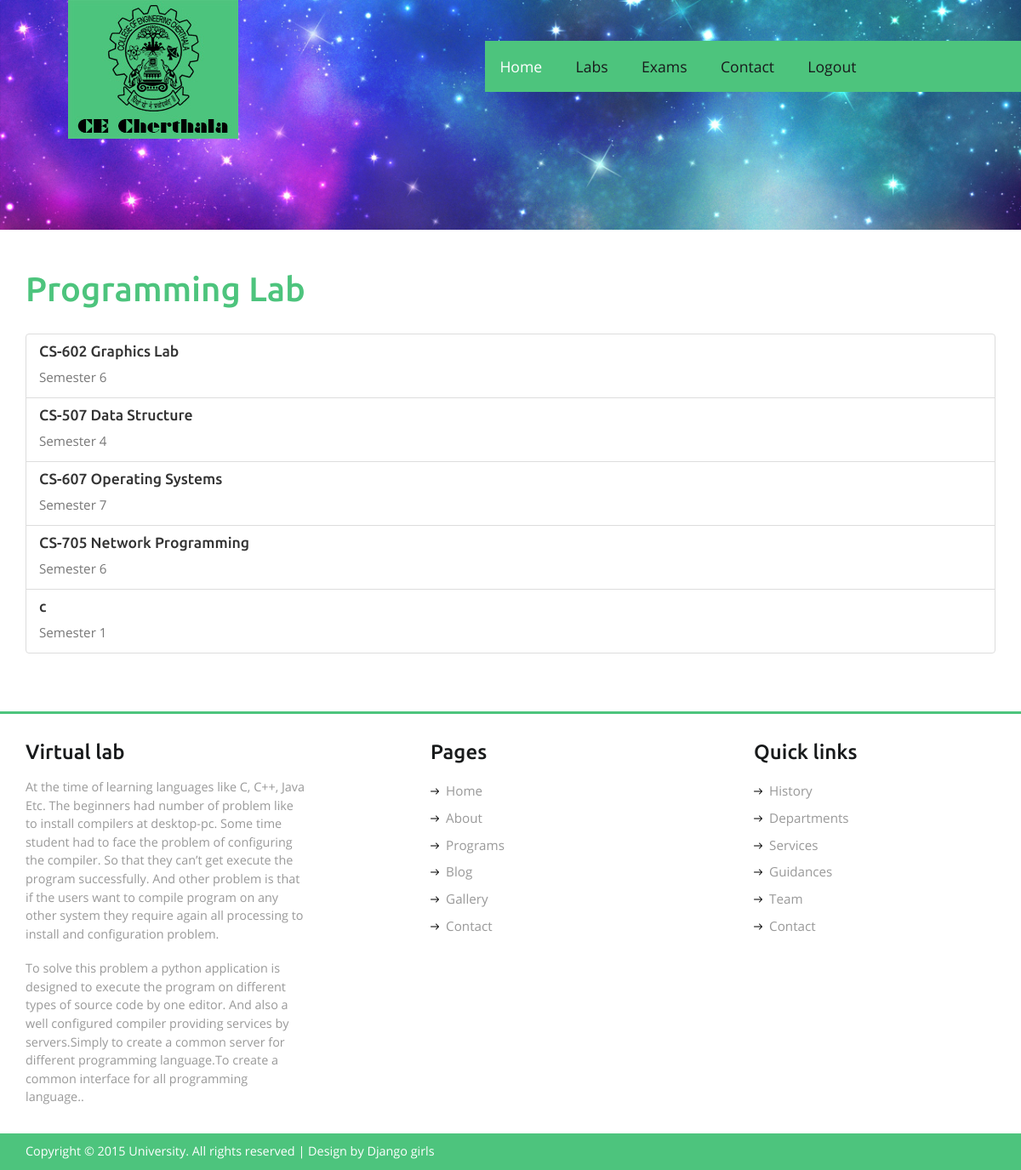
/Student/lab, run on the app's committed database.
### codepadapp/models.py (models this page shows, shortened)
class Lab(models.Model):
    labname = models.CharField(max_length=256)
    semester = models.CharField(max_length=256)
    language = models.CharField(max_length=256)
    faculty = models.ForeignKey(Faculty)

### codepadapp/students.py (the view)
# urls.py: url(r'^Student/lab', students.lab, name='lab'),
def lab(request):
    data = Lab.objects.all()
    return render(request, 'Students/lab.html', {'labs': data})

### codepadapp/templates/Students/lab.html (shortened to what this page needs)
<!DOCTYPE HTML>
<html>
<head>
    {% load staticfiles %}
<link href="{% static 'css/bootstrap.css' %}" rel='stylesheet' type='text/css' />
<link href="{% static 'css/style.css' %}" rel='stylesheet' type='text/css' />
</head>
<body>
<div class="banner2">
	 <div class="header">
			 <div class="logo">
				 <a href="index.html"><img src="{% static 'images/logo.jpg' %}" alt=""/></a>
			 </div>
			 <div class="top-menu">
				 <ul class="navig">
					 <li class="active"><a href="home">Home</a></li>
                     <li><a href="lab">Labs</a></li>
					 <li><a href="exam">Exams</a></li>
					 <li><a href="contact">Contact</a></li>
					 <li><a href="logout">Logout</a></li>
				 </ul>
			 </div>
	 </div>
</div>
<div class="about-sec">
	 <div class="container">
		  <div class="about-head">
			<h2>Programming Lab</h2>
            <div class="list-group">
                {% for lab in labs %}
              <a href="runprogram/{{ lab.pk }}" class="list-group-item">
                <h4 class="list-group-item-heading">{{ lab.labname }}</h4>
                <p class="list-group-item-text">Semester {{ lab.semester }}</p>
              </a>
                {% endfor %}
            </div>
          </div>
	</div>
</div>
<div class="footer">
	 <div class="container">
		 <div class="ftr-sec">
			 <div class="col-md-4 ftr-grid">
				 <h3>Virtual lab</h3>
				 <p>At the time of learning languages like C, C++, Java Etc. The beginners had number of
problem like to install compilers at desktop-pc. Some time student had to face the problem of
configuring the compiler. So that they can’t get execute the program successfully. And other
problem is that if the users want to compile program on any other system they require again all
processing to install and configuration problem.</p>
				 <p>To solve this problem a python application is
designed to execute the program on different types of source code by one editor. And also a
well configured compiler providing services by servers.Simply to create a common server for
different programming language.To create a common interface for all programming language..</p>
			 </div>
			 <div class="col-md-4 ftr-grid2">
				 <h3>Pages</h3>
				 <ul>
					 <li><a href="index.html"><span></span>Home</a></li>
					 <li><a href="about.html"><span></span>About</a></li>
					 <li><a href="program.html"><span></span>Programs</a></li>
					 <li><a href="blog.html"><span></span>Blog</a></li>
					 <li><a href="gallery.html"><span></span>Gallery</a></li>
					 <li><a href="contact.html"><span></span>Contact</a></li>
				 </ul>
			 </div>
			 <div class="col-md-4 ftr-grid3">
				 <h3>Quick links</h3>
				 <ul>
					 <li><a href="about.html"><span></span>History</a></li>
					 <li><a href="about.html"><span></span>Departments</a></li>
					 <li><a href="gallery.html"><span></span>Services</a></li>
					 <li><a href="blog.html"><span></span>Guidances</a></li>
					 <li><a href="about.html"><span></span>Team</a></li>
					 <li><a href="contact.html"><span></span>Contact</a></li>
				 </ul>
			 </div>
			 <div class="clearfix"></div>
		 </div>
	 </div>
</div>
<div class="copywrite">
	 <div class="container">
		 <p>Copyright © 2015 University. All rights reserved | Design by Django girls </p>
	 </div>
</div>
</body>
</html>

### codepadapp/static/css/style.css (style rules this page uses)
h4, h5, h6, h1, h2, h3 { margin: 0; }
ul, ol { margin: 0; padding:0; }
p { margin: 0; }
html, body { font-family: 'OpenSans-Regular'; font-size: 100%; background: #ffffff; }
body a { transition:0.5s all; -webkit-transition:0.5s all; -moz-transition:0.5s all; -o-transition:0.5s all; -ms-transition:0.5s all; }
.logo { float:left; margin-left:5em; }
.top-menu { float:right; background: #4dc47d; margin: 3em 0 0 0; padding:0 11em 0 0em; }
.top-menu ul li { display:inline-block; }
.top-menu ul li a { display:block; color:#181a1b; font-size:1.1em; padding:1em 1em; text-decoration:none; }
.top-menu ul li.active a,.top-menu ul li a:hover { color:#fff; }
.footer { padding:2em 0; border-top:3px solid #4dc47d; }
.ftr-grid { padding:0 3em 0 0; }
.ftr-grid h3,.ftr-grid2 h3,.ftr-grid3 h3 { font-family: 'Ubuntu-Medium'; font-size: 1.5em; color: #181a1b; margin-bottom: 0.7em; }
.ftr-grid p { line-height: 1.5em; color: #999; font-size: 0.9em; }
.ftr-grid p:nth-child(3) { padding-top:1.3em; }
.ftr-grid2,.ftr-grid3 { padding-left: 6em; }
.ftr-grid2 ul li,.ftr-grid3 ul li { display:block; }
.ftr-grid2 ul li a,.ftr-grid3 ul li a { display:block; padding:5px 0; color: #999; font-size: 0.95em; }
.ftr-grid2 ul li a span,.ftr-grid3 ul li a span { width: 12px; height: 10px; display: inline-block; background: url(../images/awr.png) no-repeat 0px 0px; margin-right: 0.4em; }
.copywrite { background:#4dc47d; padding:0.7em; }
.copywrite p { color: #fff; font-size: 0.9em; text-align: left; }
.banner2 { background:url(../images/banner.jpg) no-repeat; background-size:cover; min-height:270px; }
.about-sec { padding:3em 0; }
.about-head h2,.gallery h2,.main-head-section h2,.blog-head h2,h2.top { font-family: 'Ubuntu-Medium'; font-size: 2.5em; margin-bottom: 0.5em; color: #4dc47d; }
.about-head h4 { font-family: 'Ubuntu-Medium'; font-size: 1.1em; color: #181a1b; margin-bottom: 0.5em; }
.about-head p { font-size: 0.95em; color: #777; line-height: 1.7em; }
.list-group { margin-top: 30px; }
.list-group-item { position: relative; color:#542f1d; display: block; padding: 10px 15px; margin-bottom: -1px; background:none !important; }
a.list-group-item { color:#542f1d; }

### data on the page
Lab: labname "CS-602 Graphics Lab", semester "6"
Lab: labname "CS-507 Data Structure", semester "4"
Lab: labname "CS-607 Operating Systems", semester "7"
Lab: labname "CS-705 Network Programming", semester "6"
Lab: labname "c", semester "1"
